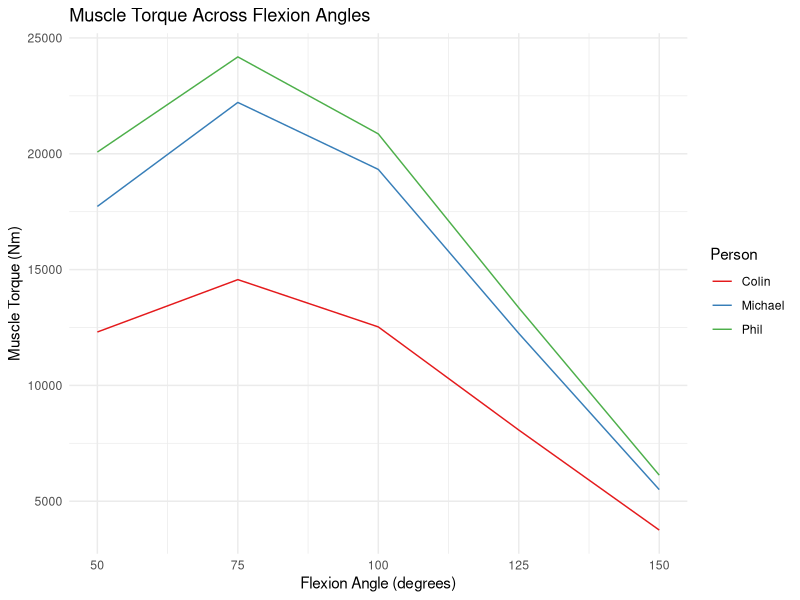
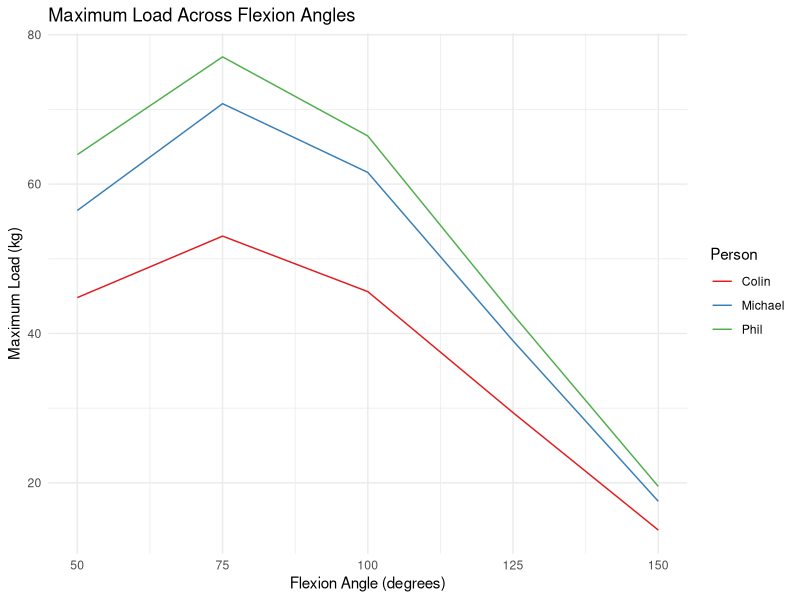

Write R code to recreate these figures, in order.
## ---- chunk 1
knitr::opts_chunk$set(echo = TRUE)
library(tidyverse)
library(ggplot2)
library(knitr)
## ---- chunk 2
dat1 <- tibble(
 Person= c("Phil", "Colin", "Michael"),
  Mmuscle = c(0.418, 0.252, 0.344),
  Lo = c(0.320, 0.280, 0.320),
  Li = c(0.080, 0.065, 0.080),
  Larm = c(0.350, 0.31, 0.305)
)
print(dat1)
## ---- chunk 3
#Writing Needed Functions 

#Insertion angles
law_cos <- function(o, l, r) {
  acos((-o^2 + l^2 + r^2) / (2 * l * r))
}


law_cos2 <- function(l, r, theta) {
  sqrt(l^2 + r^2 - 2 * l * r * cos(theta))
}

#Establishing rho, k, and g 
rho <- 0.00105
k <- 80
g <- 9.81 

ffl <- function(Lmuscle, Lmuscler) {
  -6.25 * ((Lmuscle / Lmuscler)^2) + 12.5 * (Lmuscle / Lmuscler) - 5.25
}

# Function to calculate PCSA and Fmax
PCSA <- function(Mmuscle, phi, Lmuscler) {
  Mmuscle * cos(phi) / (rho * Lmuscler)
}
PCSA

## ---- chunk 4
model <- function(mass, Lmuscler, Lmuscle, theta, Lo, rho = 0.00105, k = 80) {
  Lmuscler_cm <- Lmuscler * 100 
  Lmuscle_cm <- Lmuscle * 100  
  Lo_cm <- Lo * 100  
  
  pcsa <- PCSA(mass, 0, Lmuscler_cm) 
  Fmax <- pcsa * k  
  
  ffl_value <- ffl(Lmuscle_cm, Lmuscler_cm * 0.8)  
  
  Fmuscle <- Fmax * ffl_value 
  
  torque <- Fmuscle * sin(theta) * Lo_cm 
  
  return(torque)
}
## ---- chunk 5

flexion_angles <- c(50, 75, 100, 125, 150) * pi / 180

dat_updated <- dat1 %>%
  crossing(flexion = flexion_angles) %>%
  mutate(
    Lmuscle = law_cos2(Larm, Li, flexion),
    theta = law_cos(Larm, Li, Lmuscle)
  ) %>%
  mutate(
    Lmuscler = ifelse(flexion == (150 * pi / 180), Lmuscle, NA_real_)
  )

dat_with_torque <- dat_updated %>%
  rowwise() %>%
  mutate(
    muscle_torque = model(Mmuscle, Lmuscler, Lmuscle, theta, Lo),
    max_mass = muscle_torque / (Lo * 100 * g)
  ) %>%
  ungroup()

print(dat_with_torque)

#Finding Lmuscler
reference_Lmuscler <- dat_with_torque %>%
  filter(flexion == 150 * pi / 180) %>%
  select(Person, Lmuscler) %>%
  distinct()

#Changing Lmuscler values across all rows belonging to each person
dat_with_torque <- dat_with_torque %>%
  left_join(reference_Lmuscler, by = "Person", suffix = c("", "_ref")) %>%
  mutate(
    Lmuscler = ifelse(is.na(Lmuscler), Lmuscler_ref, Lmuscler)
  ) %>%
  select(-Lmuscler_ref) %>%
  mutate(
    muscle_torque = model(Mmuscle, Lmuscler, Lmuscle, theta, Lo),
    max_mass = muscle_torque / (Lo * 100 * g)
  )


print(dat_with_torque)
## ---- chunk 6
kable(dat_with_torque, caption = "predicted τmuscle and Mload values at each flexion angle")
## ---- chunk 7
ggplot(dat_with_torque, aes(x = flexion * 180 / pi, y = muscle_torque, color = Person)) +
  geom_line() +
  labs(x = "Flexion Angle (degrees)", y = "Muscle Torque (Nm)", title = "Muscle Torque Across Flexion Angles") +
  theme_minimal() +
  scale_color_brewer(palette = "Set1")

ggplot(dat_with_torque, aes(x = flexion * 180 / pi, y = max_mass, color = Person)) +
  geom_line() +
  labs(x = "Flexion Angle (degrees)", y = "Maximum Load (kg)", title = "Maximum Load Across Flexion Angles") +
  theme_minimal() +
  scale_color_brewer(palette = "Set1")
